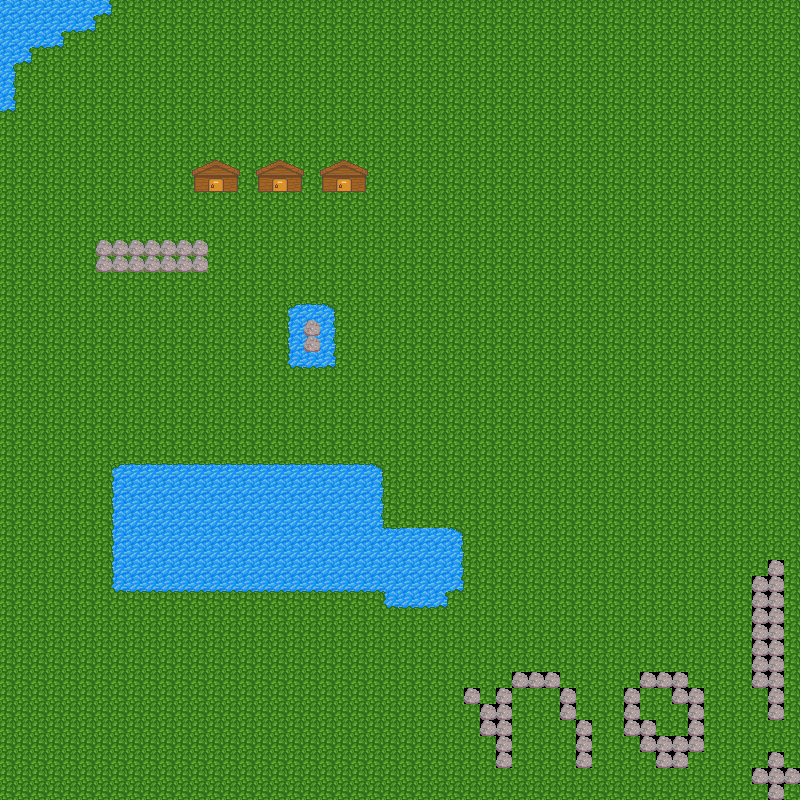

A level layout from a 2D game, rendered from its tile map. Below: a short description, then the map file with tile-grid data replaced by summaries:
An orthogonal 50x50 tile map with 16x16 px tiles, 3 tile layers (ground, player, foreground), 2 tilesets and 13 objects (2x warp, bumptext).

<map version="1.0" orientation="orthogonal" renderorder="right-down" width="50" height="50" tilewidth="16" tileheight="16" nextobjectid="74">
 <tileset firstgid="1" name="tileset" tilewidth="16" tileheight="16" tilecount="32" columns="8">
  <image source="demo.png" width="128" height="64" />
  <tile id="0">
   <properties>
    <property name="passable" type="bool" value="true" />
   </properties>
  </tile>
  <tile id="1">
   <properties>
    <property name="passable" type="bool" value="false" />
   </properties>
  </tile>
  <tile id="2">
   <properties>
    <property name="passable" type="bool" value="false" />
   </properties>
  </tile>
  <tile id="3">
   <properties>
    <property name="passable" type="bool" value="false" />
   </properties>
  </tile>
  <tile id="4">
   <properties>
    <property name="passable" type="bool" value="false" />
   </properties>
  </tile>
  <tile id="5">
   <properties>
    <property name="passable" type="bool" value="false" />
   </properties>
  </tile>
  <tile id="6">
   <properties>
    <property name="passable" type="bool" value="false" />
   </properties>
  </tile>
  <tile id="7">
   <properties>
    <property name="passable" type="bool" value="false" />
   </properties>
  </tile>
  <tile id="8">
   <properties>
    <property name="passable" type="bool" value="false" />
   </properties>
  </tile>
  <tile id="9">
   <properties>
    <property name="passable" type="bool" value="false" />
   </properties>
  </tile>
  <tile id="10">
   <properties>
    <property name="passable" type="bool" value="false" />
   </properties>
  </tile>
  <tile id="11">
   <properties>
    <property name="passable" type="bool" value="false" />
   </properties>
  </tile>
  <tile id="12">
   <properties>
    <property name="passable" type="bool" value="false" />
   </properties>
  </tile>
  <tile id="13">
   <properties>
    <property name="passable" type="bool" value="false" />
   </properties>
  </tile>
  <tile id="14">
   <properties>
    <property name="passable" type="bool" value="false" />
   </properties>
  </tile>
  <tile id="15">
   <properties>
    <property name="passable" type="bool" value="false" />
   </properties>
  </tile>
  <tile id="16">
   <properties>
    <property name="passable" type="bool" value="true" />
   </properties>
  </tile>
  <tile id="17">
   <properties>
    <property name="passable" type="bool" value="true" />
   </properties>
  </tile>
  <tile id="18">
   <properties>
    <property name="passable" type="bool" value="true" />
   </properties>
  </tile>
  <tile id="19">
   <properties>
    <property name="passable" type="bool" value="false" />
   </properties>
  </tile>
  <tile id="20">
   <properties>
    <property name="passable" type="bool" value="false" />
   </properties>
  </tile>
  <tile id="21">
   <properties>
    <property name="passable" type="bool" value="false" />
   </properties>
  </tile>
  <tile id="22">
   <properties>
    <property name="passable" type="bool" value="false" />
   </properties>
  </tile>
  <tile id="23">
   <properties>
    <property name="passable" type="bool" value="true" />
   </properties>
  </tile>
  <tile id="24">
   <properties>
    <property name="passable" type="bool" value="true" />
   </properties>
  </tile>
  <tile id="25">
   <properties>
    <property name="passable" type="bool" value="true" />
   </properties>
  </tile>
  <tile id="26">
   <properties>
    <property name="passable" type="bool" value="false" />
   </properties>
  </tile>
  <tile id="27">
   <properties>
    <property name="passable" type="bool" value="false" />
   </properties>
  </tile>
  <tile id="28">
   <properties>
    <property name="passable" type="bool" value="false" />
   </properties>
  </tile>
  <tile id="29">
   <properties>
    <property name="passable" type="bool" value="false" />
   </properties>
  </tile>
  <tile id="30">
   <properties>
    <property name="passable" type="bool" value="false" />
   </properties>
  </tile>
  <tile id="31">
   <properties>
    <property name="passable" type="bool" value="false" />
   </properties>
  </tile>
 </tileset>
 <tileset firstgid="33" name="NPCs" tilewidth="16" tileheight="24" tilecount="16" columns="8">
  <image source="NPCs.png" width="128" height="48" />
  <tile id="0">
   <properties>
    <property name="facing" value="down" />
   </properties>
  </tile>
  <tile id="1">
   <properties>
    <property name="facing" value="down" />
   </properties>
  </tile>
  <tile id="2">
   <properties>
    <property name="facing" value="down" />
   </properties>
  </tile>
  <tile id="3">
   <properties>
    <property name="facing" value="down" />
   </properties>
  </tile>
  <tile id="4">
   <properties>
    <property name="facing" value="down" />
   </properties>
  </tile>
  <tile id="5">
   <properties>
    <property name="facing" value="down" />
   </properties>
  </tile>
  <tile id="6">
   <properties>
    <property name="facing" value="down" />
   </properties>
  </tile>
  <tile id="7">
   <properties>
    <property name="facing" value="down" />
   </properties>
  </tile>
  <tile id="8">
   <properties>
    <property name="facing" value="down" />
   </properties>
  </tile>
  <tile id="9">
   <properties>
    <property name="facing" value="down" />
   </properties>
  </tile>
  <tile id="10">
   <properties>
    <property name="facing" value="down" />
   </properties>
  </tile>
  <tile id="11">
   <properties>
    <property name="facing" value="down" />
   </properties>
  </tile>
  <tile id="12">
   <properties>
    <property name="facing" value="down" />
   </properties>
  </tile>
  <tile id="13">
   <properties>
    <property name="facing" value="down" />
   </properties>
  </tile>
  <tile id="14">
   <properties>
    <property name="facing" value="down" />
   </properties>
  </tile>
  <tile id="15">
   <properties>
    <property name="facing" value="down" />
   </properties>
  </tile>
 </tileset>
 <layer name="ground" width="50" height="50">
  <data>[2500 cells, 2500 non-empty, 11 distinct tile ids]</data>
 </layer>
 <layer name="player" width="50" height="50">
  <data>[2500 cells, 25 non-empty, 4 distinct tile ids]</data>
 </layer>
 <layer name="foreground" width="50" height="50">
  <data>[2500 cells, 9 non-empty, 3 distinct tile ids]</data>
 </layer>
 <objectgroup name="actions">
  <object id="10" name="door3" type="bumptext" x="336.007" y="186.889" width="16" height="5">
   <properties>
    <property name="text" value="Sorry, can't go in there!" />
   </properties>
  </object>
  <object id="2" name="door2" type="warp" x="272.068" y="186.915" width="16" height="5">
   <properties>
    <property name="map" value="demoland_house1" />
    <property name="x" type="int" value="1" />
    <property name="y" type="int" value="9" />
   </properties>
  </object>
  <object id="3" name="door1" type="warp" x="208.938" y="186.839" width="15" height="5">
   <properties>
    <property name="map" value="demoland_house1" />
    <property name="x" type="int" value="6" />
    <property name="y" type="int" value="18" />
   </properties>
  </object>
 </objectgroup>
 <objectgroup name="npcs">
  <object id="64" gid="41" x="328" y="208" width="16" height="24" />
  <object id="65" gid="33" x="344" y="208" width="16" height="24" />
  <object id="73" gid="41" x="73" y="93" width="16" height="24" />
 </objectgroup>
 <objectgroup name="objects">
  <object id="66" gid="11" x="279" y="231" width="16" height="16" />
  <object id="67" gid="11" x="293" y="239" width="16" height="16" />
  <object id="68" gid="11" x="304" y="243" width="16" height="16" />
  <object id="69" gid="11" x="313" y="239" width="16" height="16" />
  <object id="70" gid="11" x="317" y="226" width="16" height="16" />
  <object id="71" gid="11" x="304" y="221" width="16" height="16" />
  <object id="72" gid="11" x="292" y="219" width="16" height="16" />
 </objectgroup>
</map>
